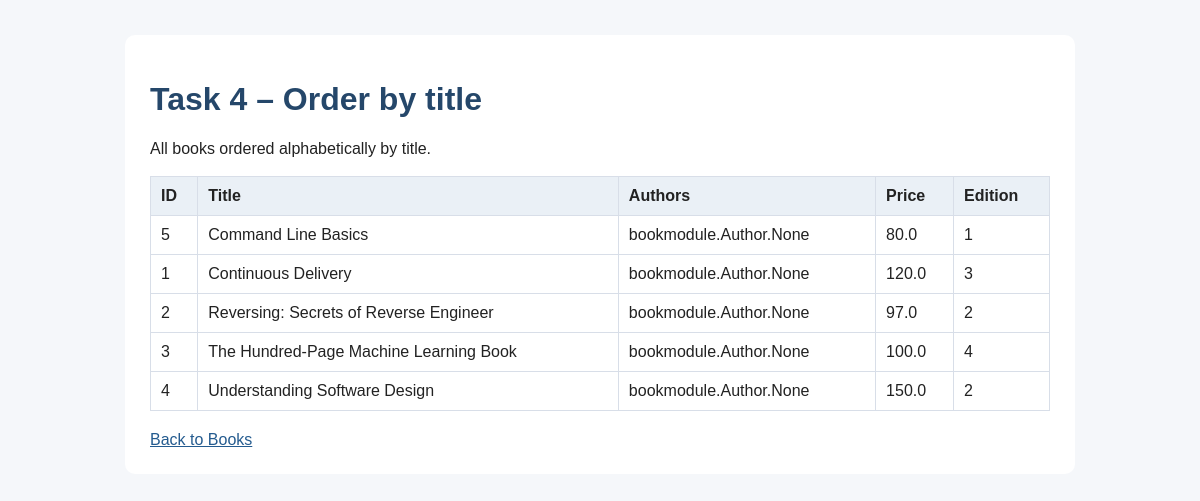
The page /books/lab8/task4 on the database as committed earlier.
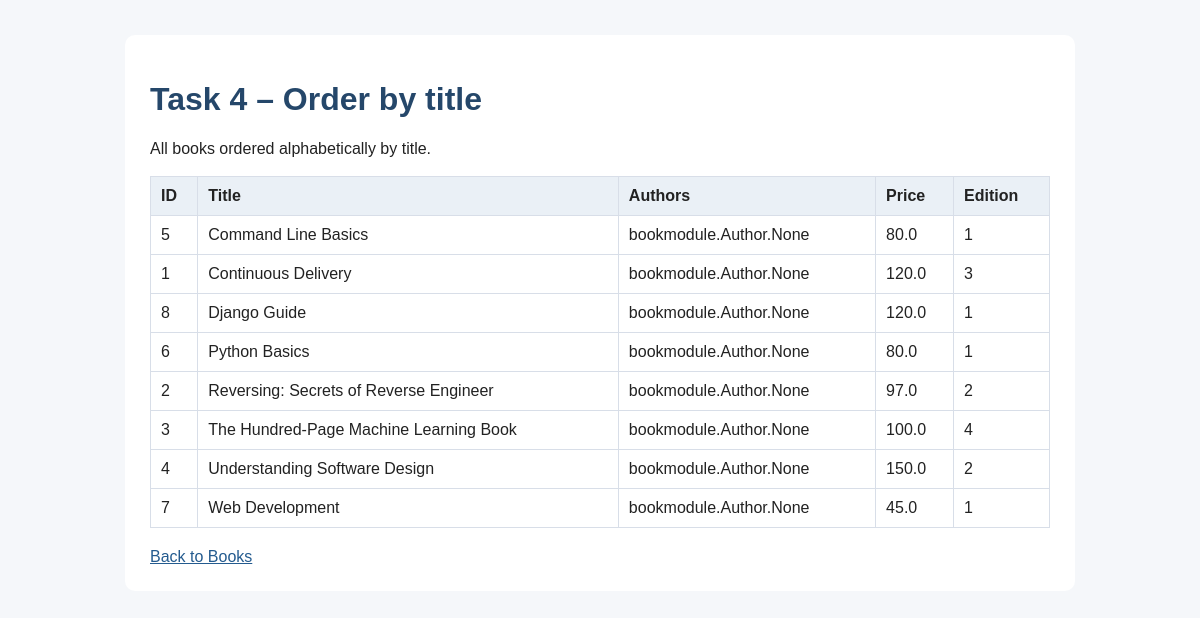
The same page on the database as committed later.
### apps/bookmodule/models.py (models this page shows, shortened)
class Book(models.Model):
    title = models.CharField(max_length=50)
    author = models.CharField(max_length=50)
    price = models.FloatField(default=0.0)
    edition = models.SmallIntegerField(default=1)
    quantity = models.IntegerField(default=1)
    pubdate = models.DateTimeField()
    rating = models.SmallIntegerField(default=1)
    publisher = models.ForeignKey(
        Publisher,
        null=True,
        blank=True,
        on_delete=models.SET_NULL,
        related_name='books'
    )
    authors = models.ManyToManyField(Author, blank=True)

### apps/bookmodule/lab8_views.py (the view)
# urls.py: path("task4", lab8_views.task4, name="lab8_task4"),
def task4(request):
    books = Book.objects.all().order_by("title")
    return render(request, "bookmodule/lab8/task4.html", {"books": books})

### apps/templates/bookmodule/lab8/task4.html (shortened to what this page needs)
{% extends "bookmodule/lab8/base.html" %}
{% block content %}
<h1>Task 4 – Order by title</h1>
<p>All books ordered alphabetically by title.</p>
{% if books %}
<table>
    <tr><th>ID</th><th>Title</th><th>Authors</th><th>Price</th><th>Edition</th></tr>
    {% for book in books %}
    <tr>
        <td>{{ book.id }}</td>
        <td>{{ book.title }}</td>
        <td>{{ book.authors }}</td>
        <td>{{ book.price }}</td>
        <td>{{ book.edition }}</td>
    </tr>
    {% endfor %}
</table>
{% else %}
<p class="empty">No books match this condition in the current database.</p>
{% endif %}
{% endblock %}

Rows that differ between the two databases and show on the page:
added Book: id "8", title "Django Guide", authors "bookmodule.Author.None", price "120.0", edition "1"
added Book: id "6", title "Python Basics", authors "bookmodule.Author.None", price "80.0", edition "1"
added Book: id "7", title "Web Development", authors "bookmodule.Author.None", price "45.0", edition "1"
